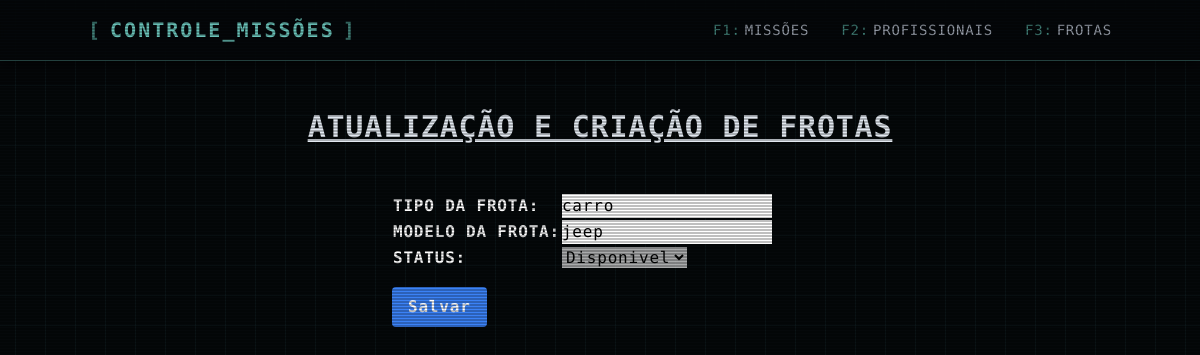
Page /frotas/atualizar/1/ on the earlier database version.
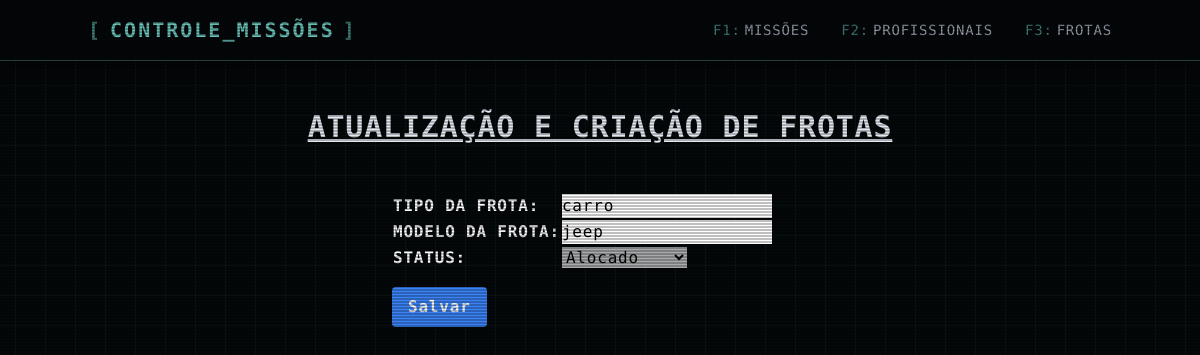
Same page on the later database version.
### professional/models.py (models this page shows, shortened)
class OperatorFleet(models.Model):
    fleet_type = models.CharField(max_length=50, verbose_name="Tipo da Frota")
    fleet_model = models.CharField(max_length=50, verbose_name="Modelo da Frota")
    status = models.ForeignKey(Status, on_delete=models.PROTECT, default=get_default_status)
    class Meta:
        verbose_name = "Frota"
        verbose_name_plural = "Frotas"
        ordering = ['fleet_model']

### professional/views.py (the view)
# urls.py: path('frotas/atualizar/<int:pk>/', OperatorFleetUpdateView.as_view(), name='update_fleet'),
class OperatorFleetUpdateView(UpdateView):
    model = OperatorFleet
    template_name = 'update_fleet.html'
    form_class = OperatorFleetForm
    success_url = '/frotas/'

### professional/forms.py
class OperatorFleetForm(forms.ModelForm):
    class Meta:
        model = OperatorFleet
        fields = ['fleet_type', 'fleet_model', 'status']
        widgets = {
            'fleet_type': forms.TextInput(attrs={'class': 'form-control'}),
            'fleet_model': forms.TextInput(attrs={'class': 'form-control'}),
            'status': forms.Select(attrs={'class': 'form-select'}),
        }
    def __init__(self, *args, **kwargs):
        super().__init__(*args, **kwargs)
        self.fields['status'].disabled = True

### professional/models.py (called while the page is built)
    def __str__(self):
        return str(self.status_name)

### core/templates/update_fleet.html (shortened to what this page needs)
{% extends "base.html" %}
{% block content %}
<h1 class="text-3xl font-bold underline w-full text-center">Atualização e Criação de Frotas</h1>
<form method="post" class="max-w-md mx-auto mt-8 p-4 rounded">
    <table class="table-auto text-left text-black">
        {{ form.as_table }}
    </table>
    <button type="submit" class="bg-blue-500 hover:bg-blue-700 text-white font-bold py-2 px-4 rounded mt-4" style="cursor: pointer;">
        Salvar
    </button>
</form>
{% endblock %}

Differences in the rows shown:
changed OperatorFleet "carro": status "Disponivel" → "Alocado"
